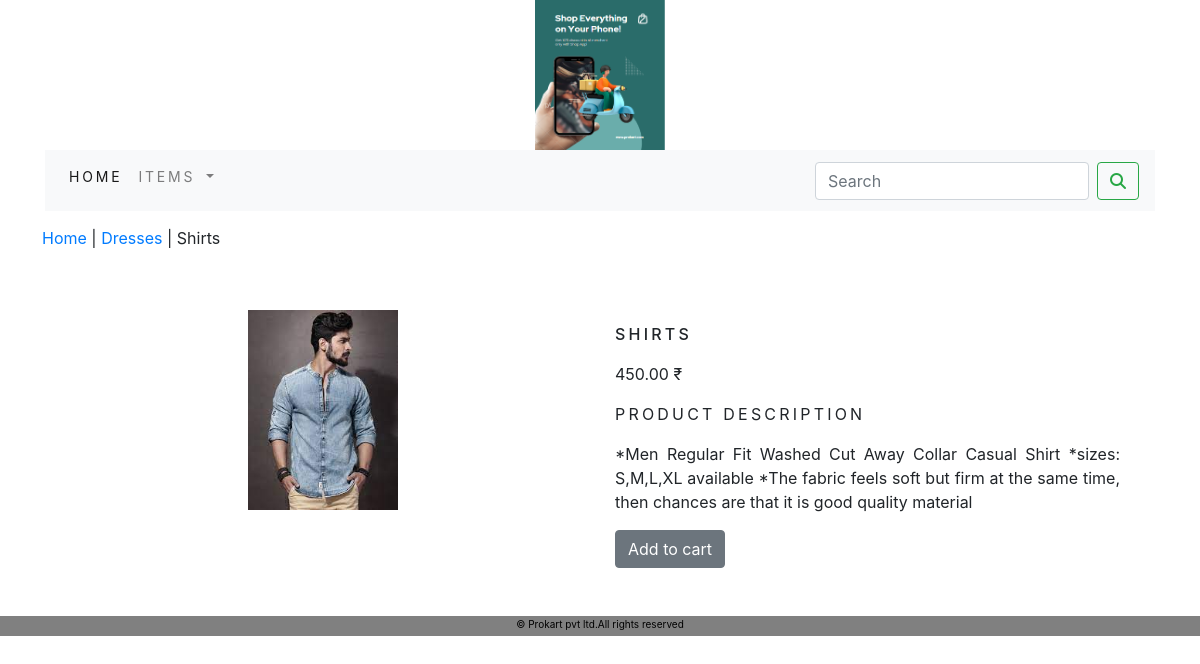
/shop/dresses/shirts/, run on the app's committed database.
### shopapp/models.py (models this page shows, shortened)
class Product(models.Model):
    name = models.CharField(max_length=250, unique=True)
    slug = models.SlugField(max_length=250, unique=True)
    desc = models.TextField(blank=True)
    price = models.DecimalField(max_digits=10,decimal_places=2)
    category=models.ForeignKey(Category,on_delete=models.CASCADE)
    image=models.ImageField(upload_to='product',blank=True)
    stock=models.IntegerField()
    available = models.BooleanField(default=True)
    created = models.DateTimeField(auto_now_add=True)
    updated = models.DateTimeField(auto_now=True)
    class Meta():
        ordering=('name',)
        verbose_name='product'
        verbose_name_plural='products'

class Category(models.Model):
    name=models.CharField(max_length=250,unique=True)
    slug=models.SlugField(max_length=250,unique=True)
    desc=models.TextField(blank=True)
    image=models.ImageField(upload_to='category',blank=True)
    class Meta():
        ordering=('name',)
        verbose_name='category'
        verbose_name_plural='categories'
    def get_url(self):
        return reverse('shopapp:prodbycat', args=[self.slug])
    def __str__(self):
        return self.name

### shopapp/views.py (the view)
# urls.py: path('<slug:cslug>/<slug:productslug>/',views.prodetail,name='procatdetail')
def prodetail(request,cslug,productslug):
    try :
        product=Product.objects.get(category__slug=cslug,slug=productslug)
    except Exception as e:
        raise e
    return render(request,'product.html',{'product':product})

### cartapp/context_processors.py (called while the page is built)
def counter(request):
    item_count=0
    if 'admin' in request.path:
        return {}
    else:
        try:
            cart=Cart.objects.filter(cart_id=cart_id(request))
            cart_items=Cartitem.objects.all().filter(cart=cart[:1])
            for cart_item in cart_items:
                item_count += cart_item.quantity
        except Cart.DoesNotExist:
            item_count=0
    return dict(item_count=item_count)

### cartapp/views.py (called while the page is built)
def cart_id(request):
    cart=request.session.session_key
    if not cart:
        cart=request.session.create()
    return cart

### shopapp/context_processors.py (called while the page is built)
def menu_links(request):
    links=Category.objects.all()
    return {'links':links}

### template/product.html (shortened to what this page needs)
{% extends 'base.html' %}
{% load static %}
{% block content %}
<div class="row my_prod_row_class">
    <div class="mx_auto">
        <p> <a href="{% url 'shopapp:allprodcat' %}"> Home</a> | <a href="{{product.category.get_url}}">{{product.category}}</a> | {{product.name}}  </p>
    </div>
</div>
<div class="container">
<br>
    <div class="row">
        <div class="col-6 col-sm-12 col-md-12 col-lg-6 text-center">
               <div style="min-width:18rem">
                        <img src="{{product.image.url}}" alt="{{product.name}}" width='150' height="200">
                </div>
       </div>
       <div class="col-12 col-sm-12 col-md-12 col-lg-6">
            <h6 class="my_prod_title">{{product.name}}</h6>
            <p>{{product.price}} ₹</p>
            <p class="my_title"> Product Description</p>
            <p class=" text-justify my_prod_text">{{product.desc}}</p>
                {% if product.stock <= 0 %}
                      <p class="text-justify my_prod_text"><b> Out of stock</b></p>
                 {% else %}
                      <a class="btn btn-secondary" href="{% url 'cartapp:add_cart' product.id %}">Add to cart</a>
                 {% endif %}
       </div>
</div>
</div>
{% endblock %}

### static/css/custom.css (style rules this page uses)
.my_title { font-size:16px; text-transform:uppercase; letter-spacing:.2em; }
.my_prod_row_class { padding-top:15px; padding-bottom: 20px; }
.my_prod_title { font-size:16px; text-transform:uppercase; letter-spacing:.2em; padding-top:15px; padding-bottom:10px; }
.my_prod_text { padding-right:20px; }

### data on the page
Product: category "Dresses", name "Shirts", image (picture), name "SHIRTS", price "450.00", desc "*Men Regular Fit Washed Cut Away Collar Casual Shirt *sizes: S,M,L,XL available *The fabric feels soft but firm at the same time, then chances are that it is good quality material"
